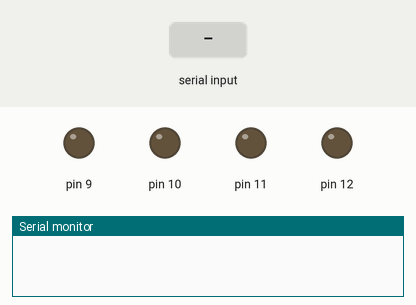
A sketch run on a simulated Arduino Uno, built with avr-gcc and run on an emulated ATmega328P. Shown: output pins drawn as LEDs (lit = HIGH), the last lines printed to the serial monitor. Inputs (shaded band) come from the test bench.

Above: at 1.2 s.
1.3 s: byte 101 (e) received over Serial
At 2.2 s:
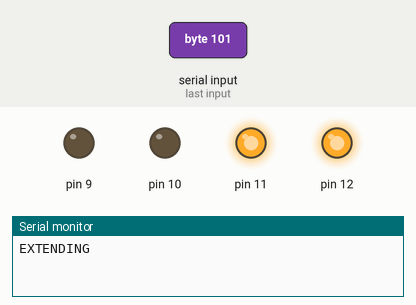
2.8 s: byte 99 (c) received over Serial
At 3.4 s:
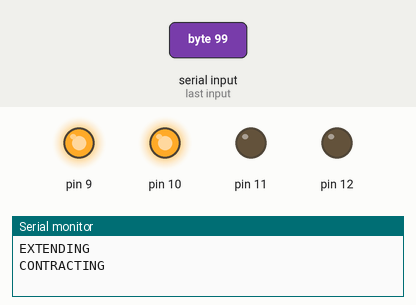
4.3 s: byte 115 (s) received over Serial
At 5.7 s:
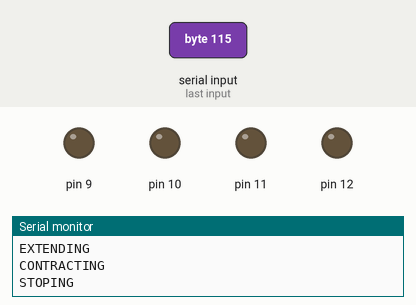
Timing chart, 0 to 7.3 s (numbered marks = the images above; inputs shaded):
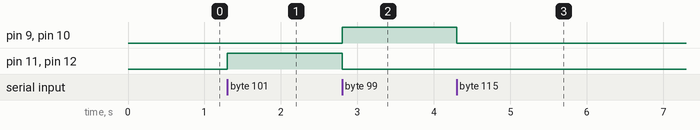

Measured:
- after the input at 1.3 s, pin 11, pin 12: LOW → HIGH at once
- after the input at 2.8 s, pin 9, pin 10: LOW → HIGH at once; pin 11, pin 12: HIGH → LOW at once
- after the input at 4.3 s, pin 9, pin 10: HIGH → LOW at once

The sketch:

armController.ino
```cpp
#include "motorControl.h"
#define MAX_EDGE_COUNT 10000
#define s 115
#define e 101
#define c 99

MotorControl *motor;
int incomingByte;

void setup() {
  motor = new MotorControl(12, 11, 10, 9, MAX_EDGE_COUNT);
  Serial.begin(9600);
}

void loop() {
  if (Serial.available() > 0) {
    incomingByte = Serial.read();
    if (incomingByte == s) {
      Serial.println("STOPING");
      motor->stop();
    } else if (incomingByte == e) {
      Serial.println("EXTENDING");
      motor->extend();
    } else if (incomingByte == c) {
      Serial.println("CONTRACTING");
      motor->contract();
    }
  }
}
```
